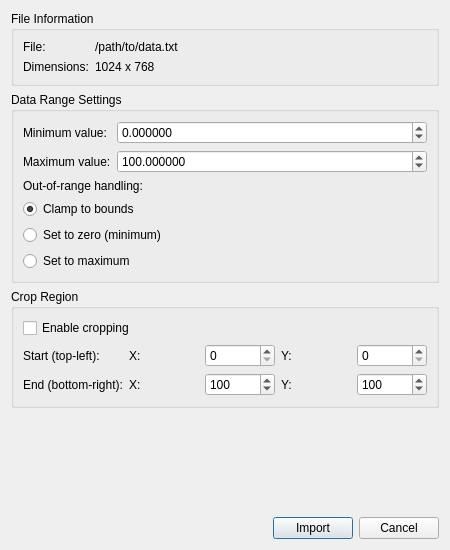
<?xml version="1.0" encoding="UTF-8"?>
<ui version="4.0">
 <class>MetadataImportSettingsDialog</class>
 <widget class="QDialog" name="MetadataImportSettingsDialog">
  <property name="geometry">
   <rect>
    <x>0</x>
    <y>0</y>
    <width>450</width>
    <height>550</height>
   </rect>
  </property>
  <property name="minimumSize">
   <size>
    <width>450</width>
    <height>0</height>
   </size>
  </property>
  <property name="windowTitle">
   <string>Metadata Import Settings</string>
  </property>
  <layout class="QVBoxLayout" name="main_layout_">
   <item>
    <widget class="QGroupBox" name="file_info_group_">
     <property name="title">
      <string>File Information</string>
     </property>
     <layout class="QFormLayout" name="file_info_layout_">
      <item row="0" column="0">
       <widget class="QLabel" name="file_path_label_">
        <property name="text">
         <string>File:</string>
        </property>
       </widget>
      </item>
      <item row="0" column="1">
       <widget class="QLabel" name="file_path_value_">
        <property name="text">
         <string>/path/to/data.txt</string>
        </property>
        <property name="wordWrap">
         <bool>true</bool>
        </property>
       </widget>
      </item>
      <item row="1" column="0">
       <widget class="QLabel" name="dimensions_label_">
        <property name="text">
         <string>Dimensions:</string>
        </property>
       </widget>
      </item>
      <item row="1" column="1">
       <widget class="QLabel" name="dimensions_value_">
        <property name="text">
         <string>1024 x 768</string>
        </property>
       </widget>
      </item>
     </layout>
    </widget>
   </item>
   <item>
    <widget class="QGroupBox" name="range_group_">
     <property name="title">
      <string>Data Range Settings</string>
     </property>
     <layout class="QVBoxLayout" name="range_layout_">
      <item>
       <layout class="QFormLayout" name="range_form_layout_">
        <item row="0" column="0">
         <widget class="QLabel" name="range_min_label_">
          <property name="text">
           <string>Minimum value:</string>
          </property>
         </widget>
        </item>
        <item row="0" column="1">
         <widget class="QDoubleSpinBox" name="range_min_spinbox_">
          <property name="minimum">
           <double>-999999.000000000000000</double>
          </property>
          <property name="maximum">
           <double>999999.000000000000000</double>
          </property>
          <property name="decimals">
           <number>6</number>
          </property>
         </widget>
        </item>
        <item row="1" column="0">
         <widget class="QLabel" name="range_max_label_">
          <property name="text">
           <string>Maximum value:</string>
          </property>
         </widget>
        </item>
        <item row="1" column="1">
         <widget class="QDoubleSpinBox" name="range_max_spinbox_">
          <property name="minimum">
           <double>-999999.000000000000000</double>
          </property>
          <property name="maximum">
           <double>999999.000000000000000</double>
          </property>
          <property name="decimals">
           <number>6</number>
          </property>
          <property name="value">
           <double>100.000000000000000</double>
          </property>
         </widget>
        </item>
       </layout>
      </item>
      <item>
       <widget class="QLabel" name="out_of_range_label_">
        <property name="text">
         <string>Out-of-range handling:</string>
        </property>
       </widget>
      </item>
      <item>
       <widget class="QRadioButton" name="clamp_radio_">
        <property name="text">
         <string>Clamp to bounds</string>
        </property>
        <property name="checked">
         <bool>true</bool>
        </property>
       </widget>
      </item>
      <item>
       <widget class="QRadioButton" name="zero_radio_">
        <property name="text">
         <string>Set to zero (minimum)</string>
        </property>
       </widget>
      </item>
      <item>
       <widget class="QRadioButton" name="max_radio_">
        <property name="text">
         <string>Set to maximum</string>
        </property>
       </widget>
      </item>
     </layout>
    </widget>
   </item>
   <item>
    <widget class="QGroupBox" name="crop_group_">
     <property name="title">
      <string>Crop Region</string>
     </property>
     <layout class="QVBoxLayout" name="crop_layout_">
      <item>
       <widget class="QCheckBox" name="crop_enabled_checkbox_">
        <property name="text">
         <string>Enable cropping</string>
        </property>
       </widget>
      </item>
      <item>
       <layout class="QFormLayout" name="crop_form_layout_">
        <item row="0" column="0">
         <widget class="QLabel" name="crop_start_label_">
          <property name="text">
           <string>Start (top-left):</string>
          </property>
         </widget>
        </item>
        <item row="0" column="1">
         <layout class="QHBoxLayout" name="crop_start_layout_">
          <item>
           <widget class="QLabel" name="crop_start_x_label_">
            <property name="text">
             <string>X:</string>
            </property>
           </widget>
          </item>
          <item>
           <widget class="QSpinBox" name="crop_start_x_spinbox_">
            <property name="minimum">
             <number>0</number>
            </property>
            <property name="maximum">
             <number>99999</number>
            </property>
           </widget>
          </item>
          <item>
           <widget class="QLabel" name="crop_start_y_label_">
            <property name="text">
             <string>Y:</string>
            </property>
           </widget>
          </item>
          <item>
           <widget class="QSpinBox" name="crop_start_y_spinbox_">
            <property name="minimum">
             <number>0</number>
            </property>
            <property name="maximum">
             <number>99999</number>
            </property>
           </widget>
          </item>
         </layout>
        </item>
        <item row="1" column="0">
         <widget class="QLabel" name="crop_end_label_">
          <property name="text">
           <string>End (bottom-right):</string>
          </property>
         </widget>
        </item>
        <item row="1" column="1">
         <layout class="QHBoxLayout" name="crop_end_layout_">
          <item>
           <widget class="QLabel" name="crop_end_x_label_">
            <property name="text">
             <string>X:</string>
            </property>
           </widget>
          </item>
          <item>
           <widget class="QSpinBox" name="crop_end_x_spinbox_">
            <property name="minimum">
             <number>1</number>
            </property>
            <property name="maximum">
             <number>99999</number>
            </property>
            <property name="value">
             <number>100</number>
            </property>
           </widget>
          </item>
          <item>
           <widget class="QLabel" name="crop_end_y_label_">
            <property name="text">
             <string>Y:</string>
            </property>
           </widget>
          </item>
          <item>
           <widget class="QSpinBox" name="crop_end_y_spinbox_">
            <property name="minimum">
             <number>1</number>
            </property>
            <property name="maximum">
             <number>99999</number>
            </property>
            <property name="value">
             <number>100</number>
            </property>
           </widget>
          </item>
         </layout>
        </item>
       </layout>
      </item>
     </layout>
    </widget>
   </item>
   <item>
    <spacer name="vertical_spacer_">
     <property name="orientation">
      <enum>Qt::Orientation::Vertical</enum>
     </property>
     <property name="sizeHint" stdset="0">
      <size>
       <width>20</width>
       <height>40</height>
      </size>
     </property>
    </spacer>
   </item>
   <item>
    <layout class="QHBoxLayout" name="button_layout_">
     <item>
      <spacer name="button_spacer_">
       <property name="orientation">
        <enum>Qt::Orientation::Horizontal</enum>
       </property>
       <property name="sizeHint" stdset="0">
        <size>
         <width>40</width>
         <height>20</height>
        </size>
       </property>
      </spacer>
     </item>
     <item>
      <widget class="QPushButton" name="import_button_">
       <property name="text">
        <string>Import</string>
       </property>
       <property name="default">
        <bool>true</bool>
       </property>
      </widget>
     </item>
     <item>
      <widget class="QPushButton" name="cancel_button_">
       <property name="text">
        <string>Cancel</string>
       </property>
      </widget>
     </item>
    </layout>
   </item>
  </layout>
 </widget>
 <resources/>
 <connections>
  <connection>
   <sender>import_button_</sender>
   <signal>clicked()</signal>
   <receiver>MetadataImportSettingsDialog</receiver>
   <slot>accept()</slot>
   <hints>
    <hint type="sourcelabel">
     <x>325</x>
     <y>517</y>
    </hint>
    <hint type="destinationlabel">
     <x>225</x>
     <y>275</y>
    </hint>
   </hints>
  </connection>
  <connection>
   <sender>cancel_button_</sender>
   <signal>clicked()</signal>
   <receiver>MetadataImportSettingsDialog</receiver>
   <slot>reject()</slot>
   <hints>
    <hint type="sourcelabel">
     <x>400</x>
     <y>517</y>
    </hint>
    <hint type="destinationlabel">
     <x>225</x>
     <y>275</y>
    </hint>
   </hints>
  </connection>
 </connections>
</ui>
